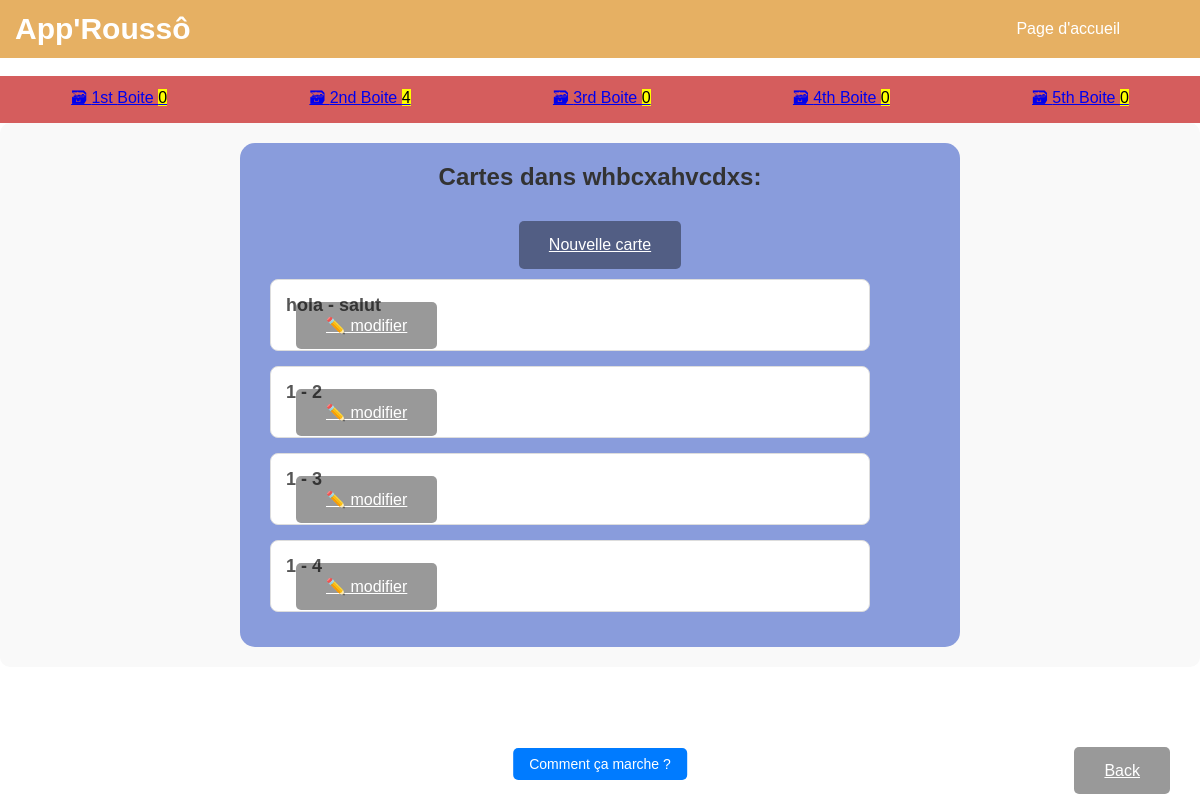
Page /classeur/84/ on the committed database.
### cards/models.py (models this page shows, shortened)
class Classeur(models.Model):
    LANGUAGES = [
        ('DE', 'Allemand'),
        ('IT', 'Italien'),
        ('ES', 'Espagnol'),
        ('EN', 'Anglais')
    ]
    name = models.CharField(max_length=200, null=False)
    user = models.ForeignKey(User, on_delete=models.CASCADE)  # Classeur asso. avec un utilisateur
    public = models.BooleanField(default=False)
    category = models.CharField(max_length=2, choices=LANGUAGES, default='FR')  # Catégorie / Langue

class Card(models.Model):
    question = models.CharField(max_length=100)
    answer = models.CharField(max_length=100)
    box = models.IntegerField(
        choices=zip(BOXES, BOXES),
        default=BOXES[0],  # Default box for new cards is box 1
    )
    date_created = models.DateTimeField(auto_now_add=True)  # Timestamp of card creation
    classeur = models.ForeignKey(Classeur, on_delete=models.CASCADE, related_name='cards', default=get_default_classeur)
    user = models.ForeignKey(User, on_delete=models.CASCADE, default=1)  # Default user

### cards/views.py (the view)
# urls.py: path('classeur/<int:pk>/', ClasseurDetailView.as_view(), name='classeur_detail'),
class ClasseurDetailView(DetailView):
    model = Classeur
    template_name = 'cards/classeur_cartes.html'  # Template à personnaliser
    context_object_name = 'classeur'
    def get_context_data(self, **kwargs):
        context = super().get_context_data(**kwargs)
        context['cards'] = self.object.cards.all()  # Récupérer toutes les cartes liées à ce classeur
        return context

### cards/templatetags/classeur_tags.py (called while the page is built)
@register.inclusion_tag("cards/classeur_box_links.html")
def classeur_boxes_as_links(classeur):
    boxes = []
    for box_num in BOXES:
        card_count = Card.objects.filter(classeur=classeur, box=box_num).count()
        boxes.append({
            "number": box_num,
            "card_count": card_count,
        })
    return {"classeur": classeur, "boxes": boxes}

### cards/templates/cards/classeur_cartes.html (shortened to what this page needs)
{% extends "cards/classeur_list.html" %}
{% load classeur_tags %}
{% load humanize %}
{% block content %}
    <br>
    <nav2>
        {% classeur_boxes_as_links classeur %}
    </nav2>
    {% if classeur.pk %}
        <div class="container3">
            <div class="box-flashcards">
                <h3>Cartes dans {{ classeur.name }}:</h3>
                <a href="{% url 'card-create' classeur.pk %}" class="button">Nouvelle carte</a>
                <ul>
                    {% for card in cards %}
                      <div class="cards-list">
                        <div class="card-content">
                            <h4>{{ card.question }} - {{ card.answer }}</h4>
                        </div>
                        <div class="card-actions">
                            <a href="{% url 'card-update' card.id %}" class="button">✏️ modifier</a>
                        </div>
                      </div>
                    {% endfor %}
                </ul>
            </div>
        </div>
    {% else %}
            <p>Classeur non trouvé ou invalide.</p>
    {% endif %}
    <div style="position: fixed; bottom: 20px; right: 20px;">
            <a href="{% url 'classeur_list' %}" class="button">Back</a>
    </div>
    <button id="rulesBtn" class="fixed-button">Comment ça marche ?</button>
{% endblock %}

### static/css/styles_classeur_liste.css (style rules this page uses)
* { margin: 0; padding: 0; box-sizing: border-box; font-family: 'arial', sans-serif; }
body { width: 100%; height: 100%; display: flex; flex-direction: column; color:white; }
.button { margin: 10px; padding: 15px 30px; font-size: 16px; cursor: pointer; border: none; border-radius: 5px; background-color: rgba(0,0,0,0.4); color: white; transition: background-color 0.3s; }
div ul { list-style: none; width: 100%; text-align: left; padding-right: 60px; row-gap: 10px; }
.container3 { display:flex; flex-direction: column; width: 100vw; align-itmes:left0; padding: 20px; background-color: #f9f9f9; border-radius: 10px; }
.box-flashcards { margin:0 auto; width: 60vw; display:flex; flex-direction: column; align-items:center; padding: 20px; background-color: #899cdc; border-radius: 15px; }
.box-flashcards h3, .box-classeur h3 { font-size: 24px; color: #333; margin-bottom: 20px; }
ul { list-style: none; padding: 0; }
.cards-list, .classeur-list { width: 50vw; margin: 0 auto; background: #fff; border: 1px solid #ddd; border-radius: 8px; padding: 15px; margin-bottom: 15px; transition: transform 0.3s ease; }
.cards-list h4, .classeur-list { font-size: 18px; color: #555; }
nav2, nav3 { width: 100%; display: flex; align-items: center; justify-content: space-around; padding: 10px 0; background: #d55d5d; }
.card-content { flex-grow: 1; }
.card-actions { flex-shrink: 0; justify-content: right; }
.fixed-button { position: fixed; bottom: 20px; left: 50%; transform: translateX(-50%); padding: 8px 16px; background-color: #007BFF; color: white; border: none; border-radius: 5px; font-size: 14px; cursor: pointer; }

### rows in the picture
Classeur: name "whbcxahvcdxs"
Card: question "hola", answer "salut"
Card: question "1", answer "2"
Card: question "1", answer "3"
Card: question "1", answer "4"

### other values in the picture
{{ box.number | ordinal }} "1st" "2nd" "3rd" "4th" "5th"
{{ box.card_count }} "0" "4" "0" "0" "0"
